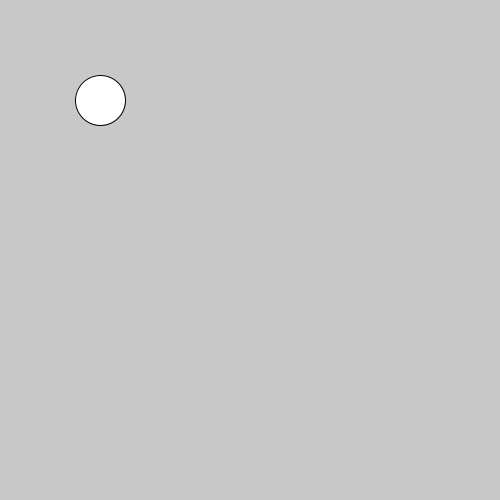
Frame 1 (no input)
Frame 60 (the mouse pressed at the canvas centre just before this capture): identical to frame 1, image omitted
Frame 120 (the mouse held since frame 60 and released just before this capture): identical to frame 1, image omitted

The Processing sketch that drew this single still picture (run headless with seeded random() and noise(); from frame 60 on, the mouse is pressed at the canvas centre):

// Processing sketch: slippery_dot
// ── slippery_dot.pde

 // Make a slippery dot. When you click on the dot it will slide to a new location.
 
 
 // 1. Create three integer variables to represent the x, y, and the size of the ellipse
       int x =100;
       int y=100;
       int s=50;
    void setup() {
      // 2. Set the size of your sketch
     size(500,500);
    }
    
    void draw() {
    
      // 3. Set the background color of your sketch
      background(200,200,200);
      // 4. Draw an ellipse using the variables created at the top of the sketch for the location and size of your ellipse. 
      //    Make sure it fits in the window. Change the variables if it does not.
      ellipse(x,y,s,s);
    
    }
    
    /******** This method gets called automatically when you press the mouse ************/
    void mousePressed() {
      //5. Create an integer variable called distance
      int d=0;
      //6. The getDistanceFromMouse() method below returns a number.
      //   Set the value of your distance variable to the value returned by the getDistance method
      //   You will need to pass the x and y location of your ellipse to this method.
          d= getDistanceFromMouse(x,y);
          
      //7.  Use an if statement to check if your distance variable is < the radius of the ellipse
      //    If it is, make a new x AND y for the ellipse, for a new random location on the window
      //    Hint: Use code like this      x = (int) random(width);
       if(d<s/2){
         x = (int)  random(s);
       }
    }
    
    /********  This method gives you the number of pixels between the mouse and the x,y point ***********/
    int getDistanceFromMouse(int x, int y) {
      return (int)Math.sqrt(Math.pow((mouseX-x),2) + Math.pow((mouseY-y),2));
    }
